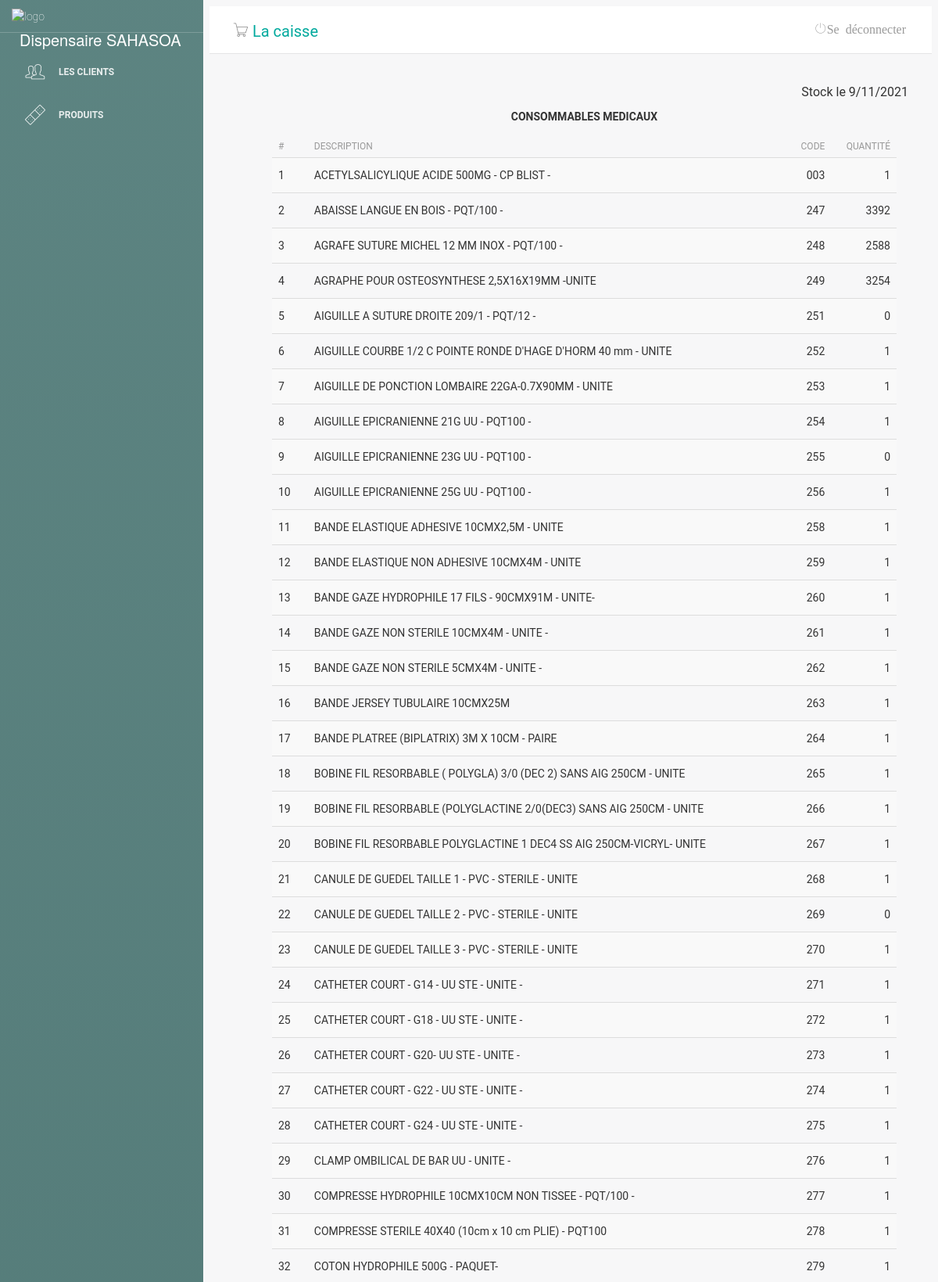
Page /main.php?pg=inventory (upper part) on the committed database.
### tables this page shows
CREATE TABLE "tb_produtos" (
	"id"	INTEGER,
	"descricao"	varchar(55),
	"codInterno"	TEXT,
	"codBarras"	TEXT,
	"fornecedor"	int(11),
	"custo"	NUMERIC,
	"venda"	NUMERIC,
	"principio"	varchar(55),
	"quantidade"	NUMERIC,
	"benefice"	NUMERIC,
	PRIMARY KEY("id" AUTOINCREMENT)
);

### inventory.php (the view)
<?php
include('classes/Mysql.php');
$date = date('m/d/y');
$date2 = date_parse("$date");
$jour = $date2['day'];
$mois = $date2['month'];
$annee = $date2['year'];
?>
<div class="lista-cliente">
    <h5 style="text-align:right;">Stock le <?= $jour . "/" . $mois . "/" . $annee ?></h5>
    <?php
    $sql = $db->prepare("SELECT principio FROM `tb_produtos`");
    $sql->execute();
    $reg = $sql->fetchAll();
    $reg = array_unique(array_column($reg, 'principio'));
    foreach ($reg as $value2) {
        $types = strtoupper($value2);
        echo "<h6 style='text-align:center;'>$types</h6>";
        $sql = $db->prepare("SELECT * FROM `tb_produtos` WHERE principio = '$value2'");
        $sql->execute();
        $produtos = $sql->fetchAll();
        $count = 0;
    ?>
        <div class="table-responsive col-md-12">
            <table class="table table-striped" cellspacing="0" cellpadding="0">
                <thead>
                    <tr>
                        <th>#</th>
                        <th>Description</th>
                        <th style="text-align:right">Code</th>
                        <th style="text-align:right">Quantité</th>
                    </tr>
                </thead>
                <tbody>
                    <tr>
                        <?php foreach ($produtos as $value) :
                        $count++;
                            ?>
                            <td><?php echo $count ?></td>
                            <td style="min-width: 490px;"><?php echo $value['descricao'] ?></td>
                            <td style="text-align:right"><?php echo $value['codInterno'] ?></td>
                            <td style="text-align:right"><?php echo $value['quantidade'] ?></td>
                    </tr>
                <?php endforeach; ?>
                </tbody>
            </table>
        </div>
    <?php
    }
    ?>
</div>

### css/style.css (style rules this page uses)
.lista-cliente { margin-left: 50px; }

### rows in the picture
tb_produtos: descricao "ACETYLSALICYLIQUE ACIDE 500MG - CP BLIST -", codInterno "003", quantidade "1"
tb_produtos: descricao "ABAISSE LANGUE EN BOIS - PQT/100 -", codInterno "247", quantidade "3392"
tb_produtos: descricao "AGRAFE SUTURE MICHEL 12 MM INOX - PQT/100 -", codInterno "248", quantidade "2588"
tb_produtos: descricao "AGRAPHE POUR OSTEOSYNTHESE 2,5X16X19MM -UNITE", codInterno "249", quantidade "3254"
tb_produtos: descricao "AIGUILLE A SUTURE DROITE 209/1 - PQT/12 -", codInterno "251", quantidade "0"
tb_produtos: descricao "AIGUILLE COURBE 1/2 C POINTE RONDE D'HAGE D'HORM 40 mm - UNITE", codInterno "252", quantidade "1"
tb_produtos: descricao "AIGUILLE DE PONCTION LOMBAIRE 22GA-0.7X90MM - UNITE", codInterno "253", quantidade "1"
tb_produtos: descricao "AIGUILLE EPICRANIENNE 21G UU - PQT100 -", codInterno "254", quantidade "1"
tb_produtos: descricao "AIGUILLE EPICRANIENNE 23G UU - PQT100 -", codInterno "255", quantidade "0"
tb_produtos: descricao "AIGUILLE EPICRANIENNE 25G UU - PQT100 -", codInterno "256", quantidade "1"
tb_produtos: descricao "BANDE ELASTIQUE ADHESIVE 10CMX2,5M - UNITE", codInterno "258", quantidade "1"
tb_produtos: descricao "BANDE ELASTIQUE NON ADHESIVE 10CMX4M - UNITE", codInterno "259", quantidade "1"
tb_produtos: descricao "BANDE GAZE HYDROPHILE 17 FILS - 90CMX91M - UNITE-", codInterno "260", quantidade "1"
tb_produtos: descricao "BANDE GAZE NON STERILE 10CMX4M - UNITE -", codInterno "261", quantidade "1"
tb_produtos: descricao "BANDE GAZE NON STERILE 5CMX4M - UNITE -", codInterno "262", quantidade "1"
tb_produtos: descricao "BANDE JERSEY TUBULAIRE 10CMX25M", codInterno "263", quantidade "1"
tb_produtos: descricao "BANDE PLATREE (BIPLATRIX) 3M X 10CM - PAIRE", codInterno "264", quantidade "1"
tb_produtos: descricao "BOBINE FIL RESORBABLE ( POLYGLA) 3/0 (DEC 2) SANS AIG 250CM - UNITE", codInterno "265", quantidade "1"
tb_produtos: descricao "BOBINE FIL RESORBABLE (POLYGLACTINE 2/0(DEC3) SANS AIG 250CM - UNITE", codInterno "266", quantidade "1"
tb_produtos: descricao "BOBINE FIL RESORBABLE POLYGLACTINE 1 DEC4 SS AIG 250CM-VICRYL- UNITE", codInterno "267", quantidade "1"
tb_produtos: descricao "CANULE DE GUEDEL TAILLE 1 - PVC - STERILE - UNITE", codInterno "268", quantidade "1"
tb_produtos: descricao "CANULE DE GUEDEL TAILLE 2 - PVC - STERILE - UNITE", codInterno "269", quantidade "0"
tb_produtos: descricao "CANULE DE GUEDEL TAILLE 3 - PVC - STERILE - UNITE", codInterno "270", quantidade "1"
tb_produtos: descricao "CATHETER COURT - G14 - UU STE - UNITE -", codInterno "271", quantidade "1"
tb_produtos: descricao "CATHETER COURT - G18 - UU STE - UNITE -", codInterno "272", quantidade "1"
tb_produtos: descricao "CATHETER COURT - G20- UU STE - UNITE -", codInterno "273", quantidade "1"
tb_produtos: descricao "CATHETER COURT - G22 - UU STE - UNITE -", codInterno "274", quantidade "1"
tb_produtos: descricao "CATHETER COURT - G24 - UU STE - UNITE -", codInterno "275", quantidade "1"
tb_produtos: descricao "CLAMP OMBILICAL DE BAR UU - UNITE -", codInterno "276", quantidade "1"
tb_produtos: descricao "COMPRESSE HYDROPHILE 10CMX10CM NON TISSEE - PQT/100 -", codInterno "277", quantidade "1"
tb_produtos: descricao "COMPRESSE STERILE 40X40 (10cm x 10 cm PLIE) - PQT100", codInterno "278", quantidade "1"
tb_produtos: descricao "COTON HYDROPHILE 500G - PAQUET-", codInterno "279", quantidade "1"

### other values in the picture
$jour "9"
$mois "11"
$annee "2021"
$types "CONSOMMABLES MEDICAUX"
